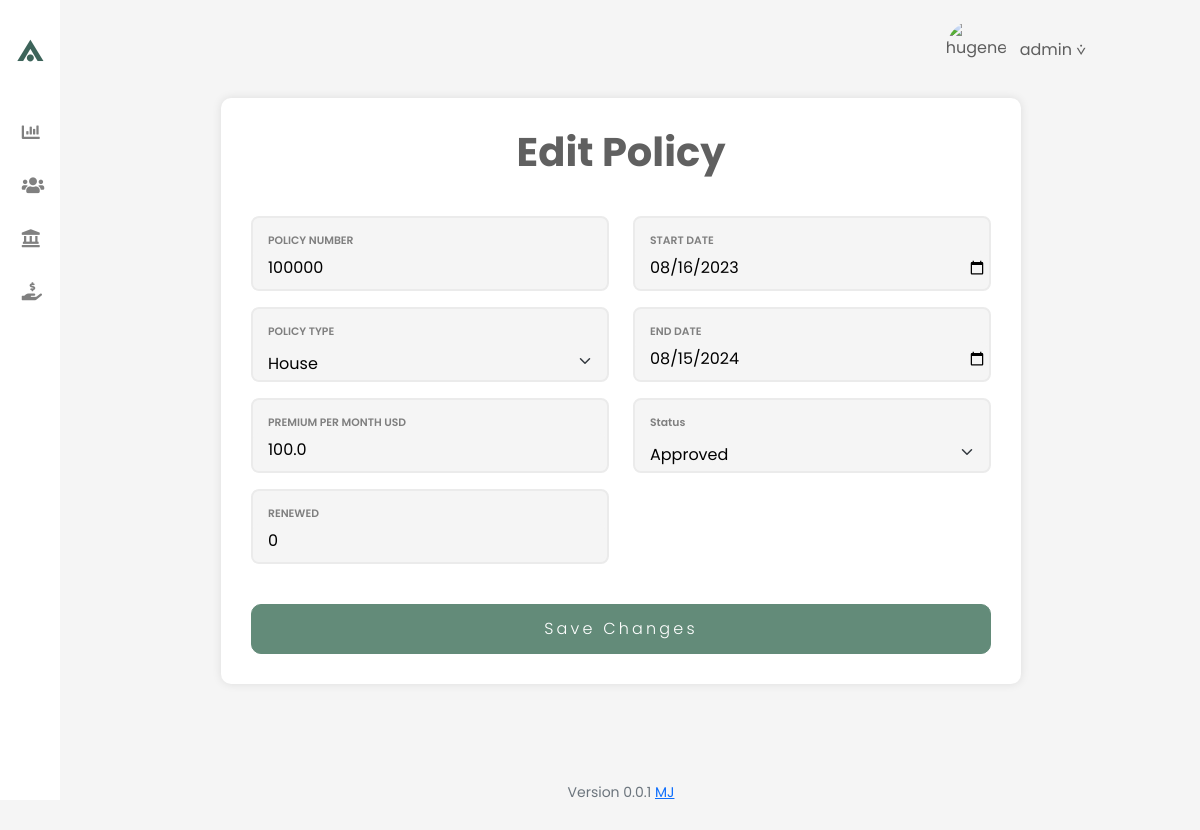
/edit_policy/19 (signed in), run on the app's committed database.
### tables this page shows
CREATE TABLE insurance_policies (
    policy_id INTEGER PRIMARY KEY AUTOINCREMENT,
    client_id INTEGER,
    policy_number TEXT NOT NULL,
    policy_type TEXT NOT NULL,
    start_date DATE,
    end_date DATE,
    premium_amount REAL,
    renewed INTEGER DEFAULT 0,
    old_end_date DATE,
    old_start_date DATE,
    status TEXT NOT NULL DEFAULT 'Requested',
    FOREIGN KEY (client_id) REFERENCES clients (client_id) ON DELETE CASCADE
);

### flask_app/controllers/policy_controller.py (the view, shortened to what this page needs)
@policy_bp.route("/edit_policy/<int:policy_id>", methods=("GET", "POST"))
@admin_required
def edit_policy(policy_id):
    policy = PolicyService.get_policy_by_id(policy_id)
    if policy is None:
        abort(404, description="Policy not found")
    return render_template("policies/edit_policy.html", policy=policy)

### flask_app/__init__.py (called while the page is built)
def create_app(config_name="default"):
    app = Flask(__name__)
    app.config.from_object(config[config_name])
    from .controllers.auth_controller import auth_bp
    from .controllers.client_controller import client_bp
    from .controllers.policy_controller import policy_bp
    from .controllers.claim_controller import claim_bp
    from .controllers.stats_controller import dashboard_bp
    app.register_blueprint(auth_bp)
    app.register_blueprint(client_bp)
    app.register_blueprint(policy_bp)
    app.register_blueprint(claim_bp)
    app.register_blueprint(dashboard_bp)
    Session(app)
    @app.after_request
    def add_header(response):
        response.headers["Cache-Control"] = "no-cache, no-store, must-revalidate"
        response.headers["Pragma"] = "no-cache"
        response.headers["Expires"] = "0"
        return response
    return app

### flask_app/controllers/auth_controller.py (called while the page is built)
def admin_required(f):
    @wraps(f)
    def decorated_function(*args, **kwargs):
        if "user_id" not in session or session.get("role") != "administrator":
            flash("You do not have permission to access this page.", "error")
            return redirect(url_for("auth_bp.login"))
        return f(*args, **kwargs)
    return decorated_function

### flask_app/models/__init__.py (called while the page is built)
def get_db_connection():
    conn = sqlite3.connect("flask_app/insurance.db")
    conn.row_factory = sqlite3.Row
    return conn

### flask_app/models/policy.py (called while the page is built)
    @staticmethod
    def get_policy_by_id(policy_id):
        with get_db_connection() as conn:
            policy = conn.execute(
                """
                SELECT insurance_policies.*, clients.first_name, clients.last_name,clients.date_of_birth,clients.phone,clients.email,
                    CASE WHEN end_date >= date('now') THEN 'Active' ELSE 'Expired' END AS activity
                FROM insurance_policies
                JOIN clients ON insurance_policies.client_id = clients.client_id
                WHERE policy_id = ?
                """,
                (policy_id,)
            ).fetchone()
        return policy

### flask_app/templates/policies/edit_policy.html (shortened to what this page needs)
{% extends "layout.html" %}
{% block main %}
    <div class="container form-frame">
        <h1 class="text-center">Edit Policy</h1>
        <form method="post" class="row g-4">
            <div class="col-md-6">
                <div class="form-group">
                    <label for="policy_number" class="form-label">POLICY NUMBER</label>
                    <input type="text" id="policy_number" name="policy_number" class="form-control" value="{{ policy.policy_number }}">
                </div>
                <div class="form-group">
                    <label for="policy_type" class="form-label">POLICY TYPE</label>
                    <select id="policy_type" name="policy_type" class="form-select">
                        <option value="House" {% if policy.policy_type=='House' %}selected{% endif %}>House</option>
                    </select>
                </div>
                <div class="form-group">
                    <label for="premium_amount" class="form-label">PREMIUM PER MONTH USD</label>
                    <input type="number" step="0.01" id="premium_amount" name="premium_amount" class="form-control" value="{{ policy.premium_amount }}">
                </div>
                <div class="form-group">
                    <label for="renewed" class="form-label">RENEWED</label>
                    <input type="number" id="renewed" name="renewed" class="form-control" value="{{ policy.renewed }}">
                </div>
            </div>
            <div class="col-md-6">
                <div class="form-group">
                    <label for="start_date" class="form-label">START DATE</label>
                    <input type="date" id="start_date" name="start_date" class="form-control" value="{{ policy.start_date }}">
                </div>
                <div class="form-group">
                    <label for="end_date" class="form-label">END DATE</label>
                    <input type="date" id="end_date" name="end_date" class="form-control" value="{{ policy.end_date }}">
                </div>
                <div class="form-group">
                    <label for="status" class="form-label">Status</label>
                    <select id="status" name="status" class="form-select">
                        <option value="Approved" {% if policy.status=='Approved' %}selected{% endif %}>Approved</option>
                    </select>
                </div>
            </div>
            <div class="col-12 text-center">
                <button type="submit" class="btn btn-form btn-submit">Save Changes</button>
            </div>
        </form>
    </div>
{% endblock %}

### flask_app/static/css/styles.css (style rules this page uses)
:root { --color-light-gray: #F5F5F5; --color-gray: #606060; --color-medium-gray: #7F7F7F; --color-dark-gray: #343a40; --color-light-red: #FFE6E6; --color-red: #EF6351; --color-dark-red: #FF5050; --color-font-red:#FFACAC; --color-pink: #FFC1C1; --color-light-yellow: #FFD500; --color-green: #3D645A; --color-hover-green: #314d45; --color-hover-light-green: #345C46; --color-light-green: #638B79; --color-white: #FFFFFF; --color-button-hover-green: #28A745; --color-table-header: #EAEAEA; --color-table-header-text: #737373; --color-black: #000000; }
body { font-family: 'Poppins', sans-serif; background-color: var(--color-light-gray); padding-right: 20px; }
h1, h2 { margin-bottom: 40px; font-weight: 700; color: var(--color-gray); }
.form-frame { background-color: var(--color-white); padding: 30px; border-radius: 10px; box-shadow: 0 0 10px rgba(0, 0, 0, 0.1); max-width: 800px; margin: 50px auto; }
.form-group { background-color: var(--color-light-gray); border: 2px solid #EBEBEB; border-radius: 8px; margin-bottom: 1rem; box-sizing: border-box; overflow: hidden; }
.form-label { color: var(--color-medium-gray); font-weight: 600; padding: 15px 0 0 15px; font-size: 0.675rem; border-radius: 5px; display: inline-block; margin-bottom: 0; }
.form-control, .form-control[readonly], .form-control-login, .form-select, textarea.form-control { background-color: var(--color-light-gray); padding: 0 0 5px 15px; font-size: 1rem; color: var(--color-black); border-radius: 5px; border: none; width: calc(100% - 2px); height: 38px; box-sizing: border-box; }
.form-select { padding: 10px 0 5px 15px !important; }
input.form-control::placeholder, textarea.form-control::placeholder { color: lightgray; }
.btn-form { padding: 0.75rem; border-radius: 10px; background-color: var(--color-light-green); color: var(--color-white); border: 1px solid var(--color-light-green); cursor: pointer; transition: background-color 0.3s ease; }
.btn-submit { font-weight: 300; letter-spacing: 0.2em; width: 100%; margin-left: 0; }

### data on the page
insurance_policies: policy_number "100000", policy_type "House", premium_amount "100.0", renewed "0", start_date "08/16/2023", end_date "08/15/2024", status "Approved"

### other printed values
{{ session["email"] }} "admin"
